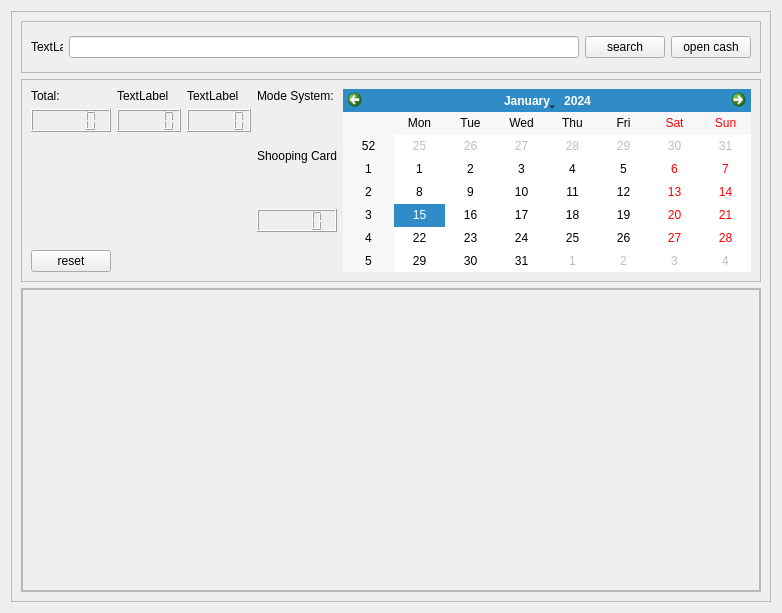
<?xml version="1.0" encoding="UTF-8"?>
<ui version="4.0">
 <class>Form</class>
 <widget class="QWidget" name="Form">
  <property name="geometry">
   <rect>
    <x>0</x>
    <y>0</y>
    <width>782</width>
    <height>613</height>
   </rect>
  </property>
  <property name="windowTitle">
   <string>Form</string>
  </property>
  <layout class="QVBoxLayout" name="verticalLayout">
   <item>
    <widget class="QFrame" name="frame_root">
     <property name="frameShape">
      <enum>QFrame::StyledPanel</enum>
     </property>
     <property name="frameShadow">
      <enum>QFrame::Raised</enum>
     </property>
     <layout class="QVBoxLayout" name="verticalLayout_3">
      <item>
       <layout class="QVBoxLayout" name="verticalLayout_2">
        <item>
         <widget class="QFrame" name="frame_search">
          <property name="sizePolicy">
           <sizepolicy hsizetype="Preferred" vsizetype="Minimum">
            <horstretch>0</horstretch>
            <verstretch>0</verstretch>
           </sizepolicy>
          </property>
          <property name="minimumSize">
           <size>
            <width>0</width>
            <height>40</height>
           </size>
          </property>
          <property name="frameShape">
           <enum>QFrame::StyledPanel</enum>
          </property>
          <property name="frameShadow">
           <enum>QFrame::Raised</enum>
          </property>
          <layout class="QVBoxLayout" name="verticalLayout_9">
           <item>
            <layout class="QHBoxLayout" name="horizontalLayout">
             <item>
              <widget class="QLabel" name="label">
               <property name="sizePolicy">
                <sizepolicy hsizetype="Maximum" vsizetype="Maximum">
                 <horstretch>0</horstretch>
                 <verstretch>0</verstretch>
                </sizepolicy>
               </property>
               <property name="minimumSize">
                <size>
                 <width>32</width>
                 <height>32</height>
                </size>
               </property>
               <property name="maximumSize">
                <size>
                 <width>32</width>
                 <height>32</height>
                </size>
               </property>
               <property name="text">
                <string>TextLabel</string>
               </property>
              </widget>
             </item>
             <item>
              <widget class="QLineEdit" name="input_code_bar"/>
             </item>
             <item>
              <widget class="QPushButton" name="button_search_article">
               <property name="text">
                <string>search</string>
               </property>
              </widget>
             </item>
             <item>
              <widget class="QPushButton" name="button_open_cash_drawing">
               <property name="text">
                <string>open cash</string>
               </property>
              </widget>
             </item>
            </layout>
           </item>
          </layout>
         </widget>
        </item>
        <item>
         <widget class="QFrame" name="frame_controls">
          <property name="sizePolicy">
           <sizepolicy hsizetype="Preferred" vsizetype="Maximum">
            <horstretch>0</horstretch>
            <verstretch>0</verstretch>
           </sizepolicy>
          </property>
          <property name="frameShape">
           <enum>QFrame::StyledPanel</enum>
          </property>
          <property name="frameShadow">
           <enum>QFrame::Raised</enum>
          </property>
          <layout class="QVBoxLayout" name="verticalLayout_4">
           <item>
            <layout class="QHBoxLayout" name="horizontalLayout_3">
             <item>
              <layout class="QVBoxLayout" name="verticalLayout_8">
               <item>
                <widget class="QLabel" name="label_7">
                 <property name="text">
                  <string>Total:</string>
                 </property>
                </widget>
               </item>
               <item>
                <widget class="QLCDNumber" name="lcd_number_total"/>
               </item>
               <item>
                <spacer name="verticalSpacer">
                 <property name="orientation">
                  <enum>Qt::Vertical</enum>
                 </property>
                 <property name="sizeHint" stdset="0">
                  <size>
                   <width>20</width>
                   <height>40</height>
                  </size>
                 </property>
                </spacer>
               </item>
               <item>
                <widget class="QPushButton" name="button_reset_shopping_car">
                 <property name="text">
                  <string>reset</string>
                 </property>
                </widget>
               </item>
              </layout>
             </item>
             <item>
              <layout class="QVBoxLayout" name="verticalLayout_7">
               <item>
                <widget class="QLabel" name="label_6">
                 <property name="text">
                  <string>TextLabel</string>
                 </property>
                </widget>
               </item>
               <item>
                <widget class="QLCDNumber" name="lcd_number_change"/>
               </item>
               <item>
                <spacer name="verticalSpacer_2">
                 <property name="orientation">
                  <enum>Qt::Vertical</enum>
                 </property>
                 <property name="sizeHint" stdset="0">
                  <size>
                   <width>20</width>
                   <height>40</height>
                  </size>
                 </property>
                </spacer>
               </item>
              </layout>
             </item>
             <item>
              <layout class="QVBoxLayout" name="verticalLayout_6">
               <item>
                <widget class="QLabel" name="label_3">
                 <property name="text">
                  <string>TextLabel</string>
                 </property>
                </widget>
               </item>
               <item>
                <widget class="QLCDNumber" name="lcd_number_payment"/>
               </item>
               <item>
                <spacer name="verticalSpacer_3">
                 <property name="orientation">
                  <enum>Qt::Vertical</enum>
                 </property>
                 <property name="sizeHint" stdset="0">
                  <size>
                   <width>20</width>
                   <height>40</height>
                  </size>
                 </property>
                </spacer>
               </item>
              </layout>
             </item>
             <item>
              <layout class="QVBoxLayout" name="verticalLayout_5">
               <item>
                <widget class="QLabel" name="label_2">
                 <property name="text">
                  <string>Mode System:</string>
                 </property>
                </widget>
               </item>
               <item>
                <spacer name="verticalSpacer_6">
                 <property name="orientation">
                  <enum>Qt::Vertical</enum>
                 </property>
                 <property name="sizeHint" stdset="0">
                  <size>
                   <width>20</width>
                   <height>40</height>
                  </size>
                 </property>
                </spacer>
               </item>
               <item>
                <widget class="QLabel" name="label_mode_system">
                 <property name="text">
                  <string>Shooping Card</string>
                 </property>
                </widget>
               </item>
               <item>
                <spacer name="verticalSpacer_4">
                 <property name="orientation">
                  <enum>Qt::Vertical</enum>
                 </property>
                 <property name="sizeHint" stdset="0">
                  <size>
                   <width>20</width>
                   <height>40</height>
                  </size>
                 </property>
                </spacer>
               </item>
               <item>
                <widget class="QLCDNumber" name="lcd_number_efective_pay"/>
               </item>
               <item>
                <spacer name="verticalSpacer_5">
                 <property name="orientation">
                  <enum>Qt::Vertical</enum>
                 </property>
                 <property name="sizeHint" stdset="0">
                  <size>
                   <width>20</width>
                   <height>40</height>
                  </size>
                 </property>
                </spacer>
               </item>
              </layout>
             </item>
             <item>
              <widget class="QCalendarWidget" name="calendar">
               <property name="focusPolicy">
                <enum>Qt::NoFocus</enum>
               </property>
              </widget>
             </item>
            </layout>
           </item>
          </layout>
         </widget>
        </item>
        <item>
         <widget class="QFrame" name="frame_shopping_car">
          <property name="sizePolicy">
           <sizepolicy hsizetype="Preferred" vsizetype="Expanding">
            <horstretch>0</horstretch>
            <verstretch>0</verstretch>
           </sizepolicy>
          </property>
          <property name="minimumSize">
           <size>
            <width>50</width>
            <height>50</height>
           </size>
          </property>
          <property name="frameShape">
           <enum>QFrame::StyledPanel</enum>
          </property>
          <property name="frameShadow">
           <enum>QFrame::Raised</enum>
          </property>
          <layout class="QVBoxLayout" name="verticalLayout_10">
           <property name="leftMargin">
            <number>0</number>
           </property>
           <property name="topMargin">
            <number>0</number>
           </property>
           <property name="rightMargin">
            <number>0</number>
           </property>
           <property name="bottomMargin">
            <number>0</number>
           </property>
           <item>
            <widget class="QScrollArea" name="scroll_area_shopping_car">
             <property name="widgetResizable">
              <bool>true</bool>
             </property>
             <widget class="QWidget" name="scrollAreaWidgetContents">
              <property name="geometry">
               <rect>
                <x>0</x>
                <y>0</y>
                <width>726</width>
                <height>216</height>
               </rect>
              </property>
             </widget>
            </widget>
           </item>
          </layout>
         </widget>
        </item>
       </layout>
      </item>
     </layout>
    </widget>
   </item>
  </layout>
 </widget>
 <resources/>
 <connections/>
</ui>
